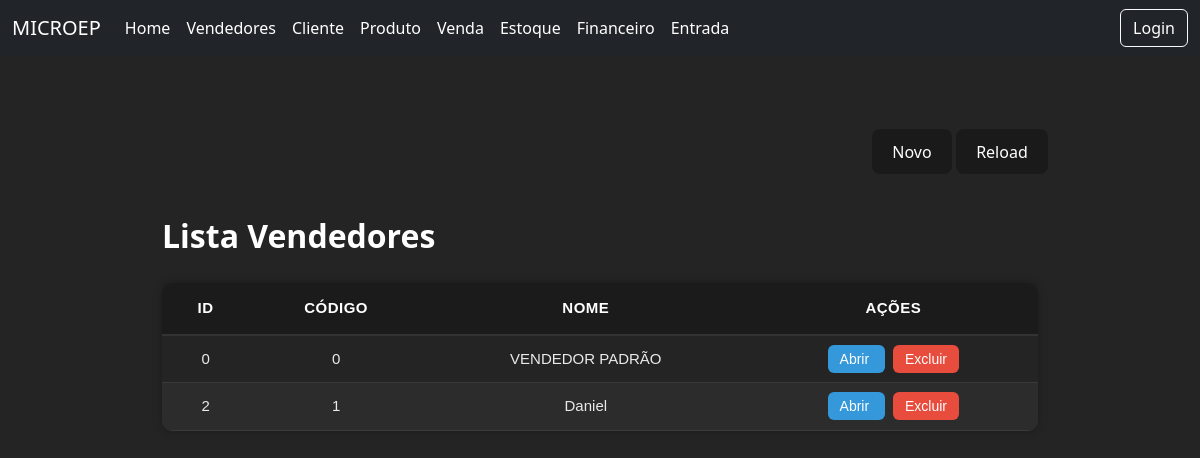
/vendedores/, run on an earlier commit of the app's database.
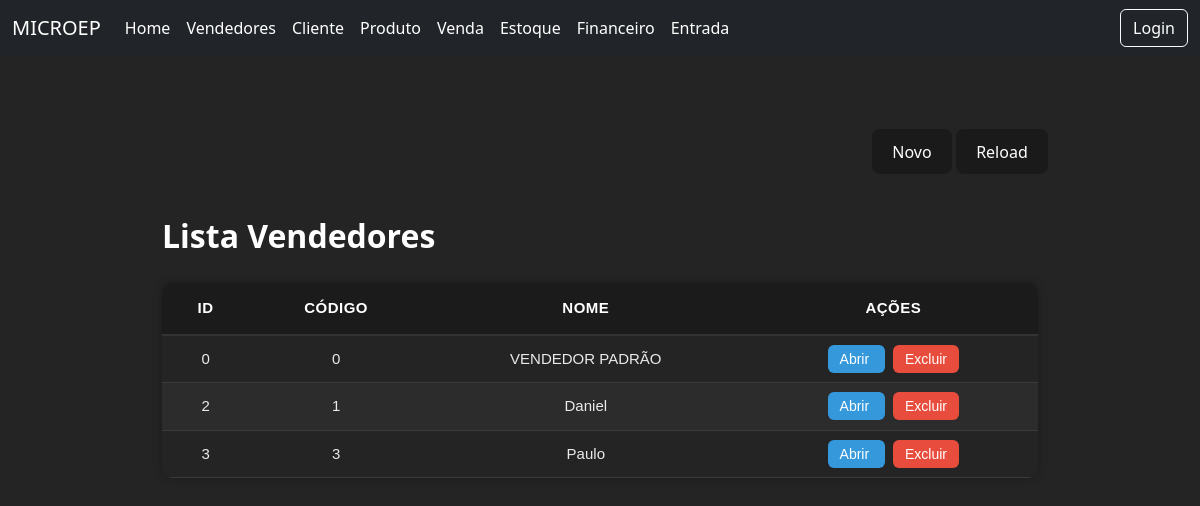
And on a later commit of the database.
### core/models.py (models this page shows, shortened)
class Vendedor(models.Model):
    codigo = models.IntegerField()
    nome = models.CharField(max_length=100)

### core/views.py (the view)
# urls.py: path('vendedores/',views.vendedorview,name='vendedores'),
def vendedorview(request):
    vendedores = Vendedor.objects.all()
    return render(request,'modelos/vendedores.html',{
        'vendedores':vendedores})

### core/templates/modelos/vendedores.html (shortened to what this page needs)
<!DOCTYPE html>
<html lang="pt-br">
<head>
    {% load static %}
    <link rel="stylesheet" href="{% static 'home.css' %}">
</head>
<body>
    {% include 'components/navbar.html' %}
    <div class="divcentral">
        <div class="controlebuttons">
            <div class="buttonsalign">
                <button class="buttonp">
                    <a href="{% url 'cadastrovendedor' %}">Novo</a>
                </button>
                <button class="buttonp">
                    <a href="{% url 'vendedores' %}">Reload</a>
                </button>
            </div>
        </div>
        <div class="grid">
            <h2 class="boldtext">Lista Vendedores</h2>
            <table class="tabela-vendedores table-hover ">
                <thead>
                    <tr>
                        <th class="text-center">ID</th>
                        <th class="text-center">Código</th>
                        <th class="text-center">Nome</th>
                        <th class="text-center">Ações</th>
                    </tr>
                </thead>
                <tbody>
                    {% for v in vendedores %}
                    <tr>
                        <td class="text-center">{{ v.id }}</td>
                        <td class="text-center">{{ v.codigo }}</td>
                        <td class="text-center">{{ v.nome }}</td>
                        <td class="text-center">
                            <a href="{% url 'editarvendedor' v.id %}" class="btn-detalhe me-2">
                                Abrir
                            </a>
                            <a href="{% url 'removervendedor' v.id %}" class="btn-delete">
                                Excluir
                            </a>
                        </td>
                    </tr>
                    {% endfor %}
                </tbody>
            </table>
        </div>
    </div>
</body>
</html>

What changed in the data, as far as the page shows it:
added Vendedor: id "3", codigo "3", nome "Paulo"
